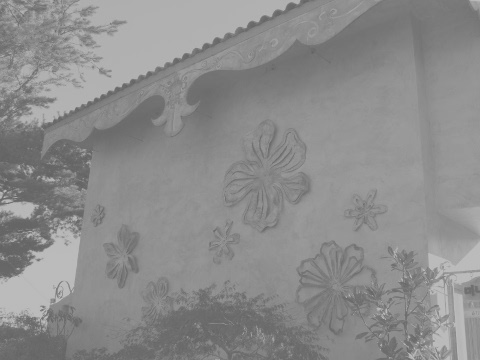
#> input picture img/abnormal.jpg, 480 x 360 px
$ python histo_normalize.py
#> lines starting #> are read from the running program, lines starting #| are printed output that depends on the picture
import cv2
import numpy as np

# --① 그레이 스케일로 영상 읽기
img = cv2.imread('../img/abnormal.jpg', cv2.IMREAD_GRAYSCALE)
#> img is the input picture: shape (360, 480); min 96, max 194, mean 140.1

# --② OpenCV API를 이용한 정규화
img_norm2 = cv2.normalize(img, None, 0, 255, cv2.NORM_MINMAX)
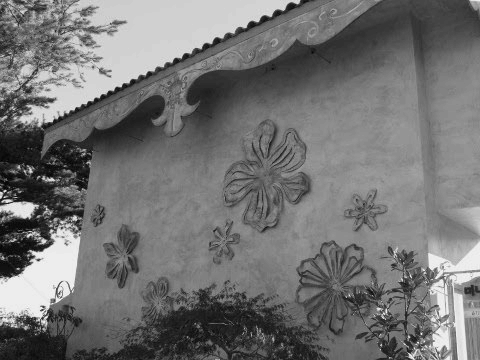
#> img_norm2: shape (360, 480); min 0, max 255, mean 114.7


cv2.imshow('Before', img)
cv2.imshow('cv2.normalize', img_norm2)
cv2.waitKey()
cv2.destroyAllWindows()

$ run again, with img/children.jpg copied over img/abnormal.jpg
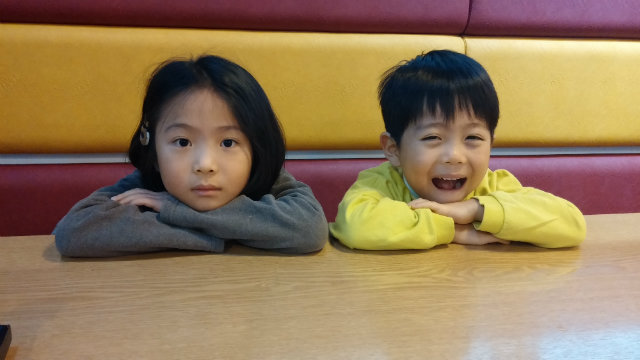
#> input picture img/children.jpg, 640 x 360 px
#> `img = cv2.imread('../img/abnormal.jpg', cv2.IMREAD_GRAYSCALE)`:
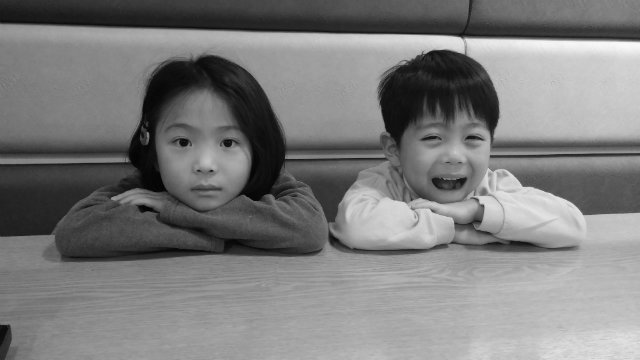
#> img: shape (360, 640); min 0, max 251, mean 124.4

$ run again, with img/drawing.jpg copied over img/abnormal.jpg
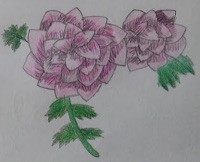
#> input picture img/drawing.jpg, 200 x 162 px
#> `img = cv2.imread('../img/abnormal.jpg', cv2.IMREAD_GRAYSCALE)`:
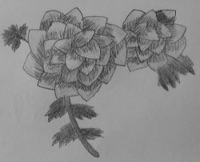
#> img: shape (162, 200); min 45, max 177, mean 137.8
#> `img_norm2 = cv2.normalize(img, None, 0, 255, cv2.NORM_MINMAX)`:
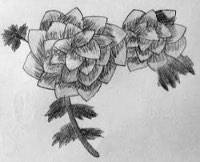
#> img_norm2: shape (162, 200); min 0, max 255, mean 179.3
